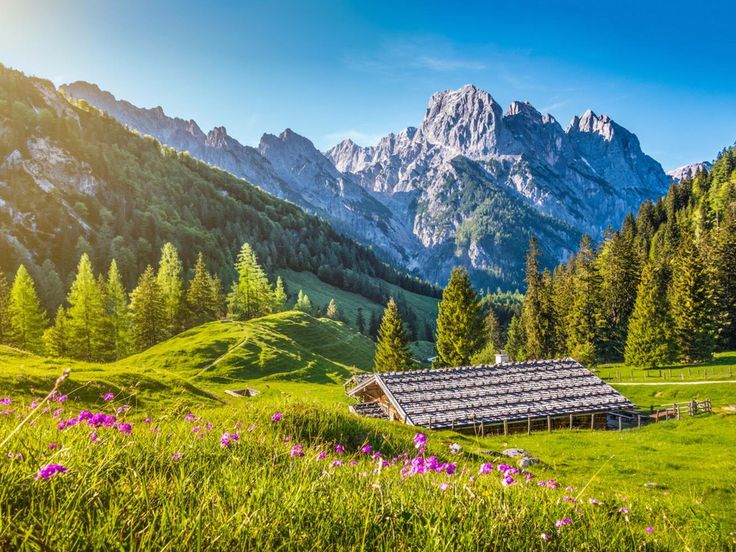
#> input picture Chuong1/image.png, 736 x 552 px
$ python bai2.py
#> lines starting #> are read from the running program, lines starting #| are printed output that depends on the picture
import cv2
import matplotlib.pyplot as plt


img = cv2.imread("image.png")
#> img is the input picture: shape (552, 736, 3); mean B, G, R 101.8, 134.2, 114.7
img_rgb = cv2.cvtColor(img, cv2.COLOR_BGR2RGB)

gray = cv2.cvtColor(img, cv2.COLOR_BGR2GRAY)
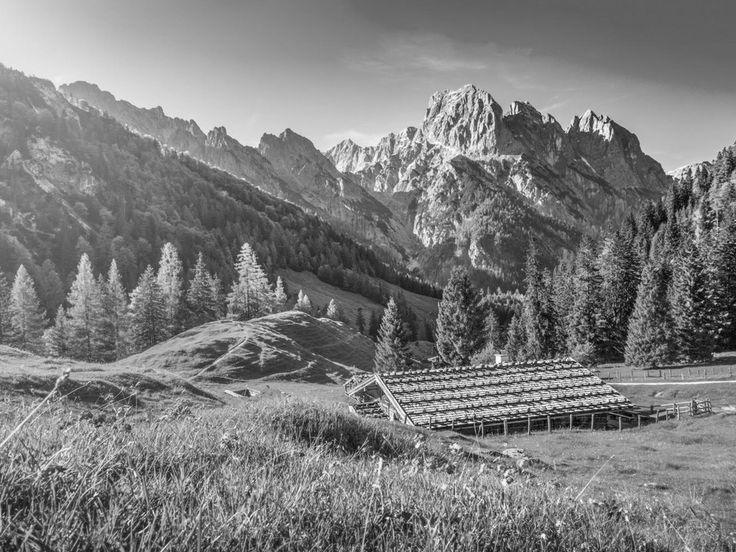
#> gray: shape (552, 736); min 0, max 254, mean 124.7

hsv = cv2.cvtColor(img, cv2.COLOR_BGR2HSV)
#> hsv: shape (552, 736, 3); mean H, S, V 61.1, 155.6, 155

ycrcb = cv2.cvtColor(img, cv2.COLOR_BGR2YCrCb)
#> ycrcb: shape (552, 736, 3); mean of channels 0, 1, 2 124.7, 120.8, 115.1

lab = cv2.cvtColor(img, cv2.COLOR_BGR2LAB)
#> lab: shape (552, 736, 3); mean of channels 0, 1, 2 138.6, 122, 141.7

plt.figure(figsize=(14, 8))
# Ảnh gốc
plt.subplot(2, 3, 1)
plt.imshow(img_rgb)
plt.title("Ảnh gốc - RGB")
plt.axis("off")

# Grayscale
plt.subplot(2, 3, 2)
plt.imshow(gray, cmap="gray")
plt.title("Grayscale")
plt.axis("off")

# HSV
plt.subplot(2, 3, 3)

plt.imshow(hsv[:, :, 0], cmap="hsv")
plt.title("HSV - Kênh H")
plt.axis("off")

# YCrCb
plt.subplot(2, 3, 4)

# Hiển thị kênh Y (độ sáng)
plt.imshow(ycrcb[:, :, 0], cmap="gray")
plt.title("YCrCb - Kênh Y")
plt.axis("off")

# Lab
plt.subplot(2, 3, 5)

# Hiển thị kênh L (độ sáng)
plt.imshow(lab[:, :, 0], cmap="gray")
plt.title("Lab - Kênh L")
plt.axis("off")

# Hiển thị ảnh HSV chuyển ngược về RGB
hsv_rgb = cv2.cvtColor(hsv, cv2.COLOR_HSV2RGB)

plt.subplot(2, 3, 6)
plt.imshow(hsv_rgb)
plt.title("HSV chuyển về RGB")
plt.axis("off")

plt.tight_layout()
plt.show()
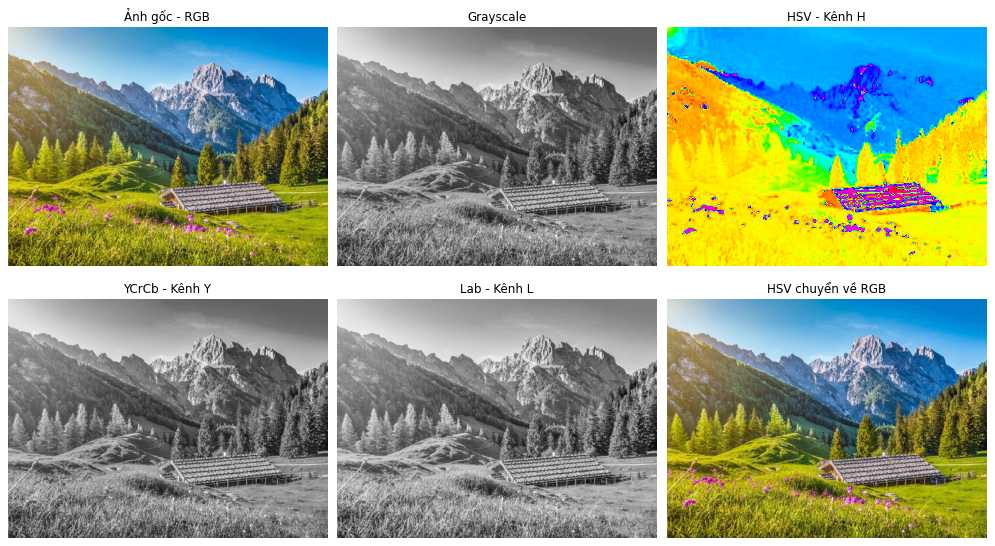
#> figure drawn by matplotlib, 6 panels

print("Kích thước ảnh:", img.shape)
#| Kích thước ảnh: (552, 736, 3)
print("Kích thước Grayscale:", gray.shape)
#| Kích thước Grayscale: (552, 736)
print("Kích thước HSV:", hsv.shape)
#| Kích thước HSV: (552, 736, 3)
print("Kích thước YCrCb:", ycrcb.shape)
#| Kích thước YCrCb: (552, 736, 3)
print("Kích thước Lab:", lab.shape)
#| Kích thước Lab: (552, 736, 3)

# Grayscale:
# - Chỉ có một kênh.
# - Mỗi pixel biểu diễn mức độ sáng từ tối đến sáng.
# - Không chứa thông tin màu.
# - Ưu điểm: đơn giản, ít dữ liệu, xử lý nhanh.
# - Thường được dùng trong phát hiện biên, threshold,
#   nhận dạng hình dạng,...

# HSV:
# - H (Hue): biểu diễn loại màu.
# - S (Saturation): độ bão hòa của màu.
# - V (Value): độ sáng.
# - HSV tách thông tin màu sắc khỏi độ sáng tốt hơn RGB.
# - Rất phù hợp với bài toán phân đoạn đối tượng theo màu,
#   ví dụ: phát hiện quả bóng đỏ, đèn giao thông,...

# YCrCb:
# - Y: thông tin độ sáng (Luminance).
# - Cr và Cb: thông tin màu.
# - Tách độ sáng khỏi thông tin màu.
# - Được sử dụng nhiều trong xử lý video, nén ảnh
#   và một số bài toán xử lý khuôn mặt.

# Lab:
# - L: độ sáng.
# - a: thành phần màu từ xanh lá đến đỏ.
# - b: thành phần màu từ xanh dương đến vàng.
# - Lab gần với cách con người cảm nhận màu sắc.
# - Có khả năng tách độ sáng và màu sắc khá tốt.
# - Có thể được sử dụng trong phân đoạn và so sánh màu.


# ============================================================
# CÂU HỎI:
# Không gian màu nào phù hợp nhất nếu cần phân đoạn
# đối tượng dựa trên màu sắc?
# ============================================================

# TRẢ LỜI:
#
# HSV là không gian màu phù hợp nhất trong trường hợp này.
#
# Lý do:
# 1. HSV tách thông tin màu sắc (Hue) khỏi độ sáng (Value).
# 2. Có thể dễ dàng xác định một khoảng Hue tương ứng
#    với màu cần tìm.
# 3. Ít bị ảnh hưởng bởi thay đổi độ sáng hơn RGB.
# 4. Rất thuận tiện để tạo mask phân đoạn màu.
#
# Ví dụ:
# Nếu cần tìm quả bóng màu đỏ:
#
# RGB
#   ↓
# HSV
#   ↓
# Chọn khoảng Hue của màu đỏ
#   ↓
# Tạo Mask
#   ↓
# Phân đoạn quả bóng
#
# Vì vậy:
# --> Nếu bài toán phân đoạn đối tượng dựa chủ yếu vào MÀU SẮC,
#     nên ưu tiên sử dụng HSV.
#
# YCrCb và Lab cũng có thể được sử dụng, nhưng HSV thường
# trực quan và thuận tiện hơn cho việc xác định màu bằng
# một khoảng giá trị Hue.
